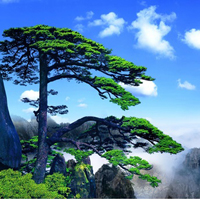
#> input picture HW0/img.jpg, 200 x 200 px, found by its file name
$ python K_MEANS.py
#> lines starting #> are read from the running program, lines starting #| are printed output that depends on the picture
#########################                 IMPORTANT                 ##############################

#For giving an input, please provide the data in the form of dxN in the data.txt file.
#I am uploading an image in the zip file which will return a clustered image.


import numpy as np
import random
import warnings
import matplotlib.pyplot as plt
from mpl_toolkits.mplot3d import Axes3D
import cv2

def colour():
	return '#%02x%02x%02x' % (random.randint(0,255),random.randint(0,255),random.randint(0,255))

def readimage(fname):
	img = cv2.imread(fname)
	R,G,B = cv2.split(img)
	R = R.flatten()
	G = G.flatten()
	B = B.flatten()

	data = [[R],[G],[B]]
	data = np.array(data,dtype='int64').reshape((3,img.shape[0]*img.shape[1]))
	return data,img.shape[0],img.shape[1]


def saveimage(labels,centroids,res1,res2):
	N = labels.shape[0]
	img = []
	for i in range(N):
		img.append(centroids[labels[i]])
	img = np.array(img)
	img = np.uint8(np.lib.stride_tricks.as_strided(img,(res1,res2,3)))
	cv2.imwrite('Clustered_Image.jpg',img)


# [47 lines left out: functions readfile, plot_graph, not called in this run]


class KMeans:

	labels_ = np.array([])
	centroids_ = np.array([])

	def __init__(self,n_clusters=4,threshold=0.000001):
		self.n_clusters = n_clusters
		self.threshold = threshold

	def centers(self,X_input):
		d,N = X_input.shape

		centroids = []
		points = [np.random.randint(0,N)]
		centroids.append(X_input[:,points[0]])

		for i in range(self.n_clusters-1):
			Norms = []

			for j in range(N):
				if j in points:
					Norms.append(0)
				else:
					Norms.append(np.linalg.norm(X_input[:,j]-centroids[i]))

			TotDist = sum(Norms)
			Prob = [x/TotDist for x in Norms]
			k = np.asscalar(np.random.choice(N,1,p=Prob))
			centroids.append(X_input[:,k])
			points.append(k)

		return np.array(centroids)

	def fit(self,X_input):

		d,N = X_input.shape

		if N < self.n_clusters:
			warnings.warn("Number of input data points ({}) found less than Number of clusters ({}).".format(N,self.n_clusters))

		centroids_old = self.centers(X_input)

		centroids = np.zeros(self.n_clusters)

		error = 100
		cluster_labels = np.zeros(N)

		iteration = 1

		while error > self.threshold:

			for i in range(N):
				MinValue = 1e10
				index = 0

				for j in range(self.n_clusters):
					if(np.linalg.norm(X_input[:,i]-centroids_old[j]) < MinValue):
						MinValue = np.linalg.norm(X_input[:,i]-centroids_old[j])
						index = j

				cluster_labels[i] = index

			centroids = np.copy(centroids_old)

			for i in range(self.n_clusters):
				points = [X_input[:,j] for j in range(N) if cluster_labels[j] == i]
				centroids_old[i] = np.mean(points,axis=0)

			error = np.linalg.norm(centroids-centroids_old)

			#print("---------  Iteration ({}) ------ Error: ({})" .format(iteration,error))
			iteration += 1

		self.labels_ = cluster_labels.astype(int)
		self.centroids_ = centroids
		return self


if __name__ == '__main__':

	Flag = int(input("Enter 1 if you want to input to check how the image is clustered, else 0: "))
#> the answer given: 1
	K = int(input("Enter the number of clusters: "))
#> the answer given: 3
	epsilon = float(input("Enter the value of epsilon: "))
#> the answer given: 3

	if Flag == 0:
		X_input = readfile("data.txt")
	elif Flag == 1:
		X_input,res1,res2 = readimage("img.jpg")
#> in readimage, img is the input picture: shape (200, 200, 3); mean B, G, R 159, 126.3, 83.8
#> in readimage, `R,G,B = cv2.split(img)`:
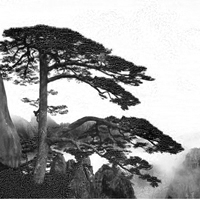
#> R: shape (200, 200); min 0, max 255, mean 159
#> in readimage, `R,G,B = cv2.split(img)`:
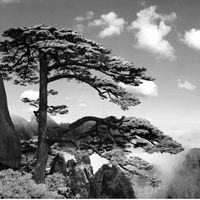
#> G: shape (200, 200); min 0, max 255, mean 126.3
#> in readimage, `R,G,B = cv2.split(img)`:
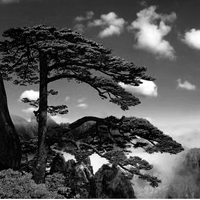
#> B: shape (200, 200); min 0, max 255, mean 83.8
#> res1 = 200; res2 = 200

	Y_output = KMeans(n_clusters=K,threshold=epsilon).fit(X_input)
#> after the loop in centers, `for i in range(self.n_clusters-1):`: centroids = [[254, 115, 52], [80, 69, 47], [156, 124, 95]]; points = [2732, 27231, 30988]
#> in fit, `centroids_old = self.centers(X_input)`: centroids_old = [[254, 115, 52], [80, 69, 47], [156, 124, 95]]
#> the loop in fit, `while error > self.threshold: ` made 5 passes
#> (centroids, error) on passes 1 to 5: ([[254, 115, 52], [80, 69, 47], [156, 124, 95]], 114), ([[251, 158, 91], [60, 63, 32], [198, 185, 154]], 42.77), ([[247, 146, 79], [65, 68, 36], [225, 206, 171]], 20.22), ([[239, 139, 76], [66, 70, 38], [240, 213, 173]], 6), ([[235, 137, 77], [65, 70, 38], [243, 215, 172]], 2.24)
#> after the loop in fit, `while error > self.threshold:`: centroids_old = [[233, 137, 77], [65, 70, 38], [244, 215, 172]]; iteration = 6
#> in fit, `self.centroids_ = centroids`: self.centroids_ = [[235, 137, 77], [65, 70, 38], [243, 215, 172]]

	if Flag == 1 :
		saveimage(Y_output.labels_,Y_output.centroids_,res1,res2)
#> after the loop in saveimage, `for i in range(N):`: img = 40000 items
#> in saveimage, `img = np.uint8(np.lib.stride_tricks.as_strided(img,(res1,res2,3)))`:
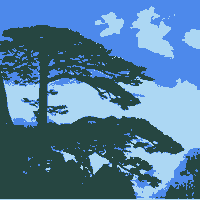
#> img: shape (200, 200, 3); mean of channels 0, 1, 2 158.7, 126.1, 83.3; drawn as B, G, R


	print("K Centroids at Convergence:\n",Y_output.centroids_)
#| K Centroids at Convergence:
#|  [[235 137  77]
#|  [ 65  70  38]
#|  [243 215 172]]
	print("\n")

	for i in range(K):
		print("Cluster "+str(i+1)+" : ")
		A = []
		for j in range(Y_output.labels_.shape[0]):
			if Y_output.labels_[j] == i:
				A.append(X_input[:,j])
		print(np.array(A))
		print("\n")

	#Uncomment the following line for a 2D,3D graph plot of the clusters if possible.
	#plot_graph(X_input,Y_output.labels_,Y_output.centroids_,K)
